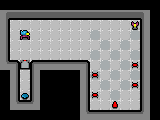

This game map was drawn from its Tiled (.tmx) file and the tilesets committed beside it. A one-line description and the trimmed map source follow:
An orthogonal 16x12 tile map with 10x10 px tiles, 3 tile layers (background, walls, entities).

<map version="1.0" orientation="orthogonal" renderorder="right-down" width="16" height="12" tilewidth="10" tileheight="10" nextobjectid="3">
 <tileset firstgid="1" name="7dlibgdxTileSet" tilewidth="10" tileheight="10" tilecount="625" columns="25">
  <image source="spritesheet.png" width="256" height="256" />
  <tile id="0">
   <properties>
    <property name="player" type="bool" value="true" />
   </properties>
  </tile>
  <tile id="55">
   <properties>
    <property name="teleport" type="bool" value="true" />
   </properties>
  </tile>
  <tile id="80">
   <properties>
    <property name="playerTeleport" type="bool" value="true" />
   </properties>
  </tile>
  <tile id="100">
   <properties>
    <property name="collectable" type="bool" value="true" />
   </properties>
  </tile>
  <tile id="105">
   <properties>
    <property name="door" type="bool" value="true" />
   </properties>
  </tile>
  <tile id="125">
   <properties>
    <property name="repairStation" type="bool" value="true" />
   </properties>
  </tile>
  <tile id="130">
   <properties>
    <property name="key" type="bool" value="true" />
   </properties>
  </tile>
  <tile id="150">
   <properties>
    <property name="trap" type="bool" value="true" />
   </properties>
  </tile>
  <tile id="155">
   <properties>
    <property name="horizontal" type="bool" value="true" />
    <property name="movingTrap" type="bool" value="true" />
   </properties>
  </tile>
  <tile id="176">
   <properties>
    <property name="block" type="bool" value="true" />
   </properties>
  </tile>
  <tile id="177">
   <properties>
    <property name="block" type="bool" value="true" />
   </properties>
  </tile>
  <tile id="178">
   <properties>
    <property name="block" type="bool" value="true" />
   </properties>
  </tile>
  <tile id="179">
   <properties>
    <property name="block" type="bool" value="true" />
   </properties>
  </tile>
  <tile id="180">
   <properties>
    <property name="block" type="bool" value="true" />
   </properties>
  </tile>
  <tile id="181">
   <properties>
    <property name="block" type="bool" value="true" />
   </properties>
  </tile>
  <tile id="182">
   <properties>
    <property name="block" type="bool" value="true" />
   </properties>
  </tile>
  <tile id="183">
   <properties>
    <property name="block" type="bool" value="true" />
   </properties>
  </tile>
  <tile id="184">
   <properties>
    <property name="block" type="bool" value="true" />
   </properties>
  </tile>
 </tileset>
 <layer name="background" width="16" height="12">
  <data>[192 cells, 84 non-empty, 2 distinct tile ids]</data>
 </layer>
 <layer name="walls" width="16" height="12">
  <data>[192 cells, 56 non-empty, 10 distinct tile ids]</data>
 </layer>
 <layer name="entities" width="16" height="12">
  <data>[192 cells, 9 non-empty, 6 distinct tile ids]</data>
 </layer>
</map>
